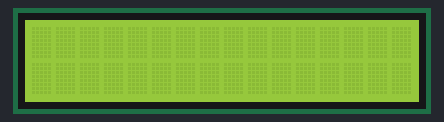
The sketch below on a simulated Arduino Uno, built with avr-gcc and run on an emulated ATmega328P. On the bench: 16×2 character LCD.

Above: at 0.1 s.
At 0.6 s:
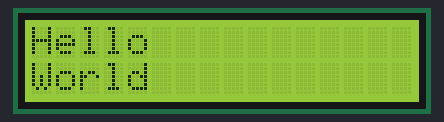

Measured:
- what the display in image 1 shows lasts 0.5 s, from 0.6 s to 1.1 s

The sketch:

Ekran_acma_kapatma.ino
```cpp
#include <LiquidCrystal.h> // KÜTÜPHANE DOSYASI EKLENDİ
LiquidCrystal lcd(8, 9, 4, 5, 6, 7); // RS, En, D4, D5, D6, D7

void setup()
{
lcd.begin(16, 2); // LCD KÜTÜPHANESİ 2 SATIR 16 KARAKTER OLARAK BAŞLATILIYOR
}
void loop()
{
lcd.setCursor(0,0); // KURSOR O. SATIR O. KARAKTERE KONUMLANIYOR.
lcd.print("Hello"); // KARAKTERLER YAZILIYOR
lcd.setCursor(0,1); // KURSOR 1. SATIR O. KARAKTERE KONUMLANIYOR.
lcd.print("World"); // KARAKTERLER YAZILIYOR

//Ekranı kapat
lcd.noDisplay();
delay(500);
//Ekranı aç
lcd.display();
delay(500);
}
```
